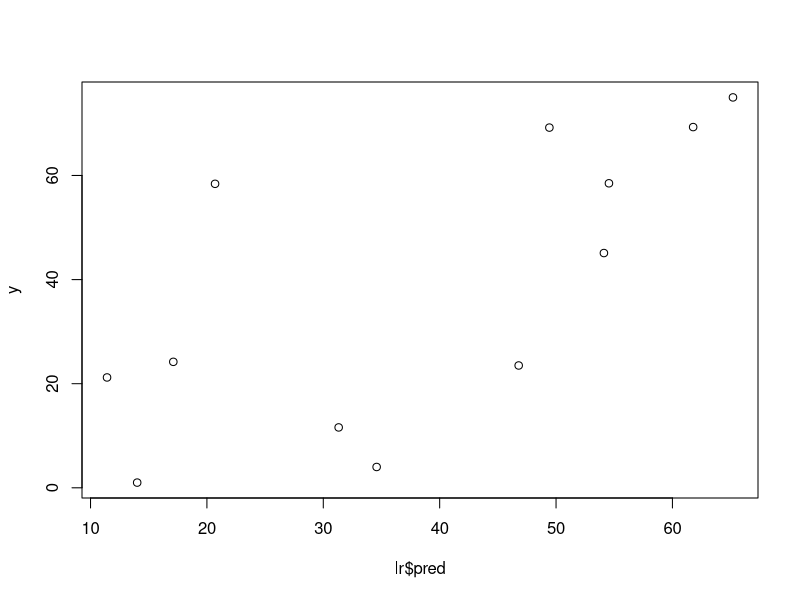
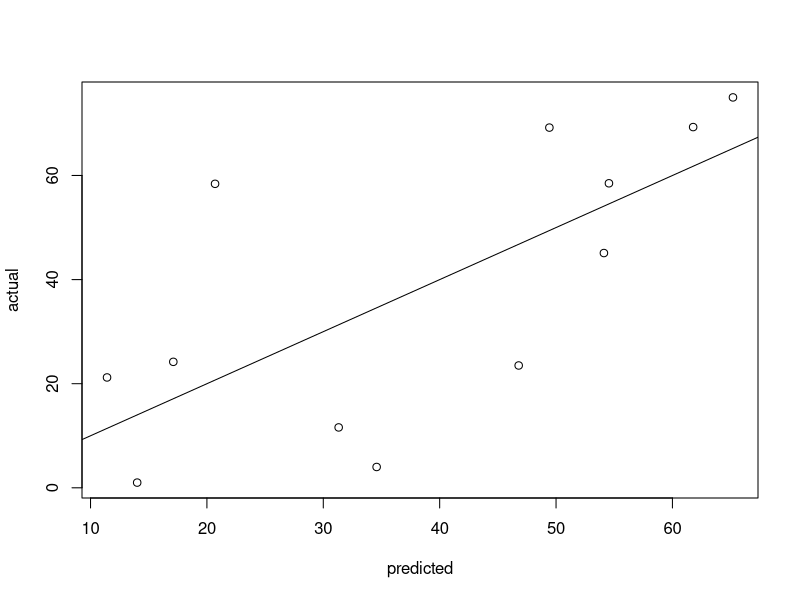

Source code (R) for these figures, in order:
lr<-read.csv("5.csv",header=TRUE,sep=",")
lr

x1 <- lr$TV
x2 <- lr$radio
y <- lr$newspaper

X1 <- mean(x1)
X2 <- mean(x2)
Y <- mean(y)

num1 = sum((x1-X1)*(y-Y))
dem1 = sum((x1-X1)^2)
b1 = num1/dem1
b1

num2 = sum((x2-X2)*(y-Y))
dem2 = sum((x2-X2)^2)
b2 = num2/dem2
b2

b0 = Y - b1*X1 - b2*X2
b0

lr$pred = b0 + b1*x1 + b2*x2
lr


rss = sum((y-lr$pred)^2)
rss
tss = sum((y-Y)^2)
tss
rse = sqrt(rss/(nrow(lr)-2))
rse
se = 1 -  (rss/tss)
se

mod1 <-lm(y~x1+x2,data=lr)
summary(mod1)
lr$pred2 <- predict(mod1,data.frame(x1=c(x1),x2=c(x2)))
                                     
lr
summary(lr)
plot(lr$pred,y)
plot(lr$pred,y,xlab="predicted",ylab="actual")
abline(a=0,b=1)
